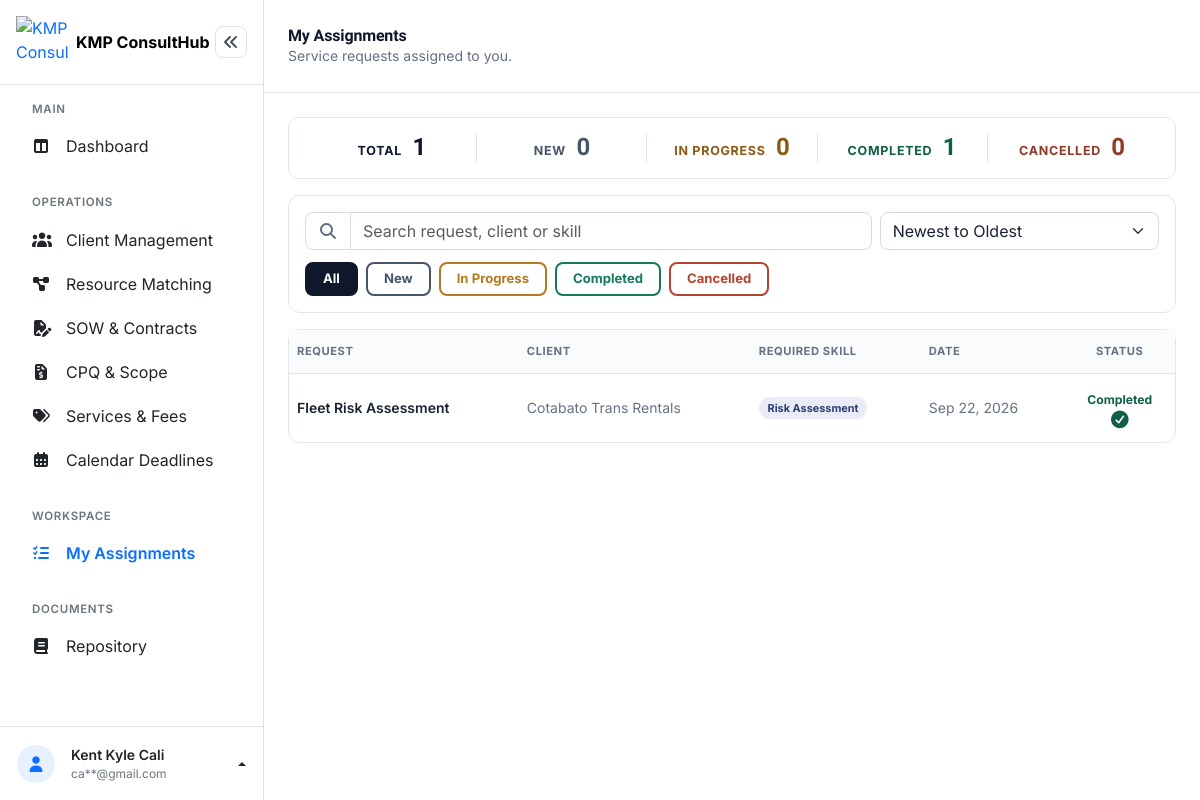
The app's page /staff/my_assignments.php (signed in), older data.
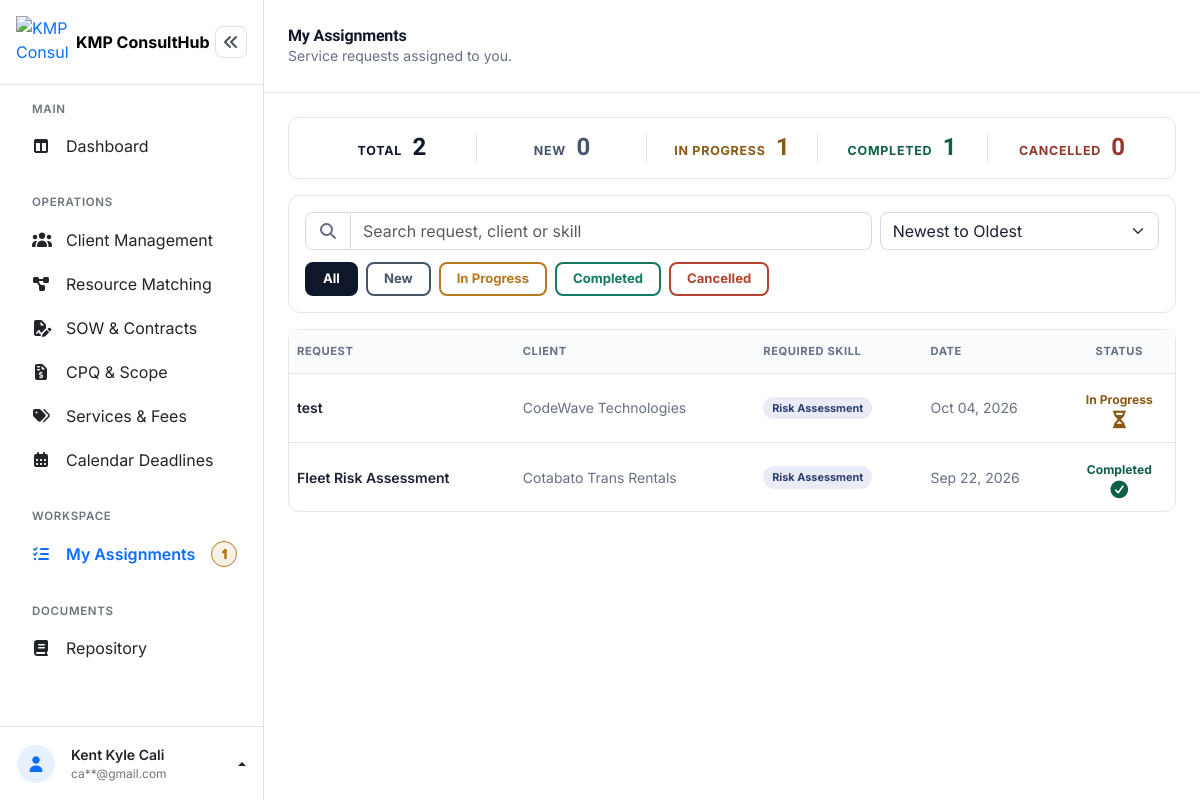
The same page, newer data.
### tables this page shows
CREATE TABLE `service_requests` (
  `request_id` int(10) UNSIGNED NOT NULL,
  `client_id` int(10) UNSIGNED NOT NULL,
  `request_title` varchar(150) NOT NULL,
  `required_skill` varchar(100) DEFAULT NULL,
  `status` enum('New','In Progress','Completed','Cancelled') NOT NULL DEFAULT 'New',
  `assigned_to` int(10) UNSIGNED DEFAULT NULL,
  `assigned_by` int(10) UNSIGNED DEFAULT NULL,
  `created_at` timestamp NOT NULL DEFAULT current_timestamp(),
  `updated_at` timestamp NOT NULL DEFAULT current_timestamp() ON UPDATE current_timestamp()
);

CREATE TABLE `clients` (
  `client_id` int(10) UNSIGNED NOT NULL,
  `company_name` varchar(150) NOT NULL,
  `contact_person` varchar(150) NOT NULL,
  `email` varchar(150) NOT NULL,
  `contact_number` varchar(20) NOT NULL,
  `address` varchar(255) NOT NULL,
  `industry` varchar(100) DEFAULT NULL,
  `created_at` timestamp NOT NULL DEFAULT current_timestamp(),
  `updated_at` timestamp NOT NULL DEFAULT current_timestamp() ON UPDATE current_timestamp()
);

### staff/my_assignments.php (the view, shortened to what the changed rows need)
<?php
$pdo    = getConnection();
$userId = (int) $_SESSION['user_id'];
$sortOrder    = $_GET['sort'] ?? 'newest';
$sortSql      = $sortOrder === 'oldest' ? 'ASC' : 'DESC';
$perPage      = 25;
$page         = max(1, (int) ($_GET['page'] ?? 1));
$statsStmt = $pdo->prepare(
    "SELECT COUNT(*) AS total,
            COALESCE(SUM(status = 'New'), 0) AS new_count,
            COALESCE(SUM(status = 'In Progress'), 0) AS in_progress_count,
            COALESCE(SUM(status = 'Completed'), 0) AS completed_count,
            COALESCE(SUM(status = 'Cancelled'), 0) AS cancelled_count
     FROM service_requests
     WHERE assigned_to = ?"
);
$statsStmt->execute([$userId]);
$stats = $statsStmt->fetch();
$totalAssignments = (int) $stats['total'];
$inProgressCount  = (int) $stats['in_progress_count'];
$where  = 'WHERE sr.assigned_to = ?';
$params = [$userId];
$countStmt = $pdo->prepare(
    "SELECT COUNT(*) FROM service_requests sr JOIN clients c ON c.client_id = sr.client_id $where"
);
$countStmt->execute($params);
$filteredCount = (int) $countStmt->fetchColumn();
$totalPages = max(1, (int) ceil($filteredCount / $perPage));
$page       = min($page, $totalPages);
$offset     = ($page - 1) * $perPage;
$listStmt = $pdo->prepare(
    "SELECT sr.request_id, sr.request_title, sr.required_skill, sr.status, sr.created_at, sr.updated_at,
            c.company_name, c.contact_person, c.email, c.contact_number, c.industry
     FROM service_requests sr
     JOIN clients c ON c.client_id = sr.client_id
     $where
     ORDER BY sr.created_at $sortSql
     LIMIT $perPage OFFSET $offset"
);
$listStmt->execute($params);
$assignments = $listStmt->fetchAll();
function statusBadgeClass(string $status): string
{
    return match ($status) {
        'New' => 'status-draft',
        'In Progress' => 'status-warn',
        'Completed' => 'status-approved',
        'Cancelled' => 'status-rejected',
        default => 'status-draft',
    };
}
function statusIcon(string $status): string
{
    return match ($status) {
        'New' => 'fa-circle-plus',
        'In Progress' => 'fa-hourglass-half',
        'Completed' => 'fa-circle-check',
        'Cancelled' => 'fa-circle-xmark',
        default => 'fa-circle',
    };
}
?>
<!DOCTYPE html>
<html lang="en">
<head>
<link rel="stylesheet" href="../assets/vendor/bootstrap-5.3.8/css/bootstrap.min.css">
<link rel="stylesheet" href="../assets/vendor/fontawesome-free-7.3.1/css/all.min.css">
<link rel="stylesheet" href="../assets/css/dashboard.css">
</head>
<body>
<div class="dashboard-layout d-flex">
<?php require __DIR__ . '/../includes/staff/sidebar.php'; ?>
  <div class="dashboard-main flex-grow-1" style="min-width:0;">
    <header class="dashboard-topbar bg-white d-flex align-items-center justify-content-between px-3 px-md-4">
      <div class="d-flex align-items-center gap-3">
        <div>
          <h1 class="dashboard-title h6 h5-md fw-bold mb-0">My Assignments</h1>
        </div>
      </div>
    </header>
    <main class="dashboard-content p-3 p-md-4">
      <section class="stat-bar mb-3">
        <div class="stat-item stat-total">
          <span class="stat-label">Total</span>
          <span class="stat-value"><?= $totalAssignments ?></span>
        </div>
        <div class="stat-item stat-progress">
          <span class="stat-label">In Progress</span>
          <span class="stat-value"><?= $inProgressCount ?></span>
        </div>
      </section>
      <section class="card">
        <div class="table-responsive">
          <table class="table align-middle mb-0">
            <thead>
              <tr>
                <th scope="col">Request</th>
                <th scope="col" class="d-none d-md-table-cell">Client</th>
                <th scope="col" class="d-none d-lg-table-cell">Required Skill</th>
                <th scope="col" class="d-none d-lg-table-cell">Date</th>
                <th scope="col" class="text-center">Status</th>
              </tr>
            </thead>
            <tbody>
              <?php if (empty($assignments)): ?>
                <tr>
                  <td colspan="5" class="text-center py-5" style="color:var(--ink-soft);">
                    <i class="fa-regular fa-folder-open fs-3 d-block mb-2"></i>
                    No assignments found.
                  </td>
                </tr>
              <?php else: ?>
                <?php foreach ($assignments as $row): ?>
                  <tr class="assignment-row"
                    data-bs-toggle="modal" data-bs-target="#viewAssignmentModal"
                    data-id="<?= (int) $row['request_id'] ?>"
                    data-title="<?= htmlspecialchars($row['request_title']) ?>"
                    data-company="<?= htmlspecialchars($row['company_name']) ?>"
                    data-contact="<?= htmlspecialchars($row['contact_person']) ?>"
                    data-email="<?= htmlspecialchars($row['email']) ?>"
                    data-number="<?= htmlspecialchars($row['contact_number']) ?>"
                    data-industry="<?= htmlspecialchars($row['industry'] ?? '') ?>"
                    data-skill="<?= htmlspecialchars($row['required_skill'] ?? '') ?>"
                    data-created="<?= htmlspecialchars(date('M d, Y', strtotime($row['created_at']))) ?>"
                    data-updated="<?= htmlspecialchars(date('M d, Y', strtotime($row['updated_at']))) ?>"
                    data-status="<?= htmlspecialchars($row['status']) ?>">
                    <td>
                      <div class="fw-semibold small"><?= htmlspecialchars($row['request_title']) ?></div>
                    </td>
                    <td class="small d-none d-md-table-cell" style="color:var(--ink-soft);"><?= htmlspecialchars($row['company_name']) ?></td>
                    <td class="small d-none d-lg-table-cell">
                      <?php if (!empty($row['required_skill'])): ?>
                        <span class="skill-tag-static"><?= htmlspecialchars($row['required_skill']) ?></span>
                      <?php else: ?>
                        <span style="color:var(--ink-soft);">&mdash;</span>
                      <?php endif; ?>
                    </td>
                    <td class="small d-none d-lg-table-cell" style="color:var(--ink-soft);"><?= htmlspecialchars(date('M d, Y', strtotime($row['created_at']))) ?></td>
                    <td class="text-center">
                      <span class="status-stack <?= statusBadgeClass($row['status']) ?>">
                        <span><?= htmlspecialchars($row['status']) ?></span>
                        <i class="fa-solid <?= statusIcon($row['status']) ?>"></i>
                      </span>
                    </td>
                  </tr>
                <?php endforeach; ?>
              <?php endif; ?>
            </tbody>
          </table>
        </div>
      </section>
    </main>
  </div>
</div>
</body>
</html>

### includes/staff/sidebar.php (shortened to what the changed rows need)
<?php
$currentPage = basename($_SERVER['PHP_SELF']);
$pdo = getConnection();
$staffId = $_SESSION['user_id'] ?? 0;
$progressCountStmt = $pdo->prepare('SELECT COUNT(*) FROM service_requests WHERE assigned_to = ? AND status = ?');
$progressCountStmt->execute([$staffId, 'In Progress']);
$progressAssignmentCount = (int) $progressCountStmt->fetchColumn();
$assignmentTipParts = [];
if ($progressAssignmentCount > 0) {
    $assignmentTipParts[] = $progressAssignmentCount . ' in progress';
}
$assignmentTip = 'My Assignments' . (empty($assignmentTipParts) ? '' : ' · ' . implode(', ', $assignmentTipParts));
function navActive(string $page, string $currentPage): string
{
    return $page === $currentPage ? 'active fw-semibold' : 'text-dark';
}
function badgeCount(int $count): string
{
    return $count > 99 ? '99+' : (string) $count;
}
?>
<aside class="dashboard-sidebar offcanvas-lg offcanvas-start bg-white border-end d-flex flex-column" tabindex="-1" id="sidebarOffcanvas">
  <nav class="dashboard-sidebar-scroll flex-grow-1 py-3 px-3">
    <ul class="dashboard-sidebar-menu nav flex-column mb-4">
      <li class="nav-item mb-1">
        <a href="my_assignments.php" data-tip="<?= htmlspecialchars($assignmentTip) ?>" aria-label="My Assignments" class="nav-link <?= navActive('my_assignments.php', $currentPage) ?> d-flex align-items-center flex-nowrap gap-3 rounded-3 px-3 py-2">
          <span class="sidebar-text d-flex align-items-center gap-1 flex-shrink-0 sidebar-badge-group">
            <?php if ($progressAssignmentCount > 0): ?>
              <span class="sidebar-badge sidebar-badge-progress" title="<?= $progressAssignmentCount ?> in progress">
                <?= badgeCount($progressAssignmentCount) ?>
              </span>
            <?php endif; ?>
          </span>
        </a>
      </li>
    </ul>
  </nav>
</aside>

Row changes from the older to the newer data that the page shows:
now on this page (row edited): service_requests: request_title "test", client.company_name "CodeWave Technologies", required_skill "Risk Assessment", created_at "Oct 04, 2026", status "In Progress"
Text that changed along with them:
badgeCount($progressAssignmentCount): (not shown) → "1"
$totalAssignments: "1" → "2"
$inProgressCount: "0" → "1"
